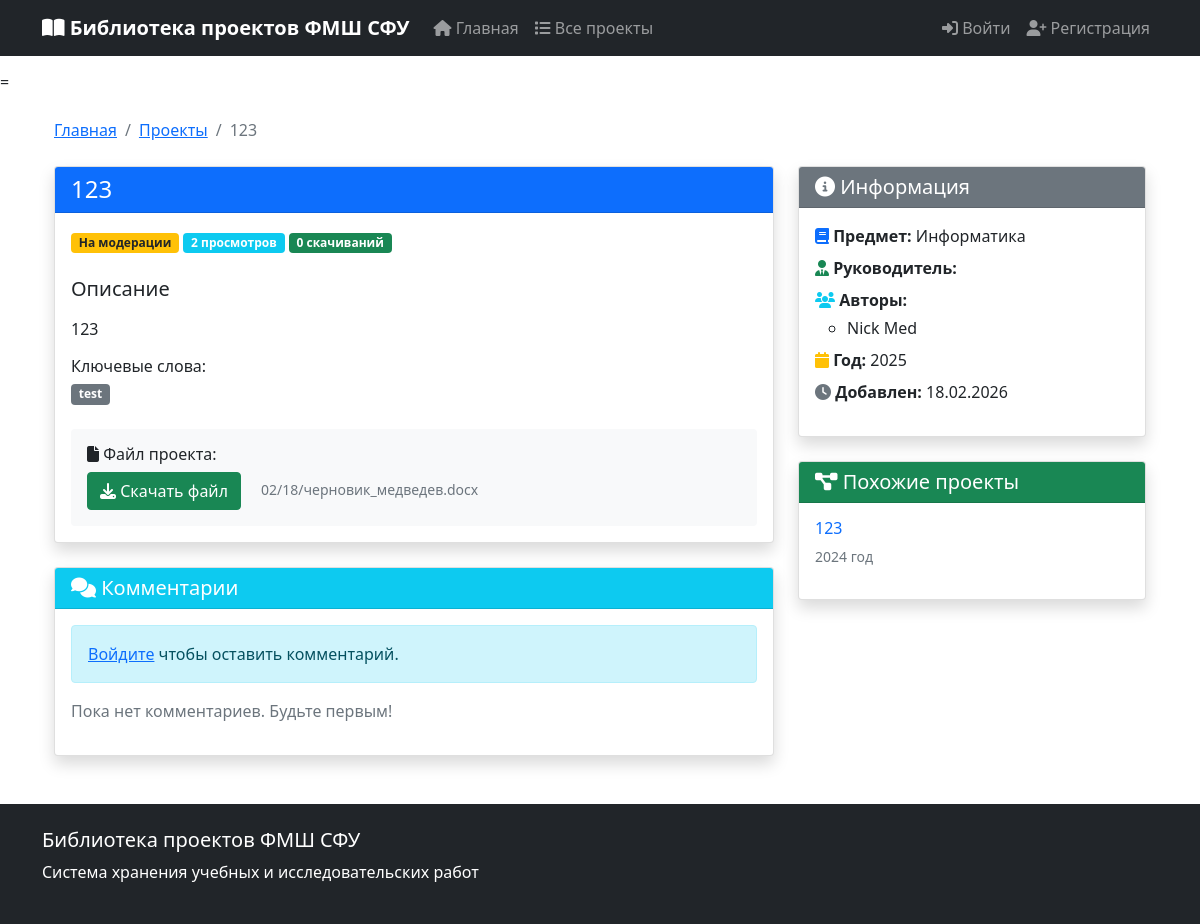
/projects/1/, run on the app's committed database.
### projects/models.py (models this page shows, shortened)
class Project(models.Model):
    STATUS_CHOICES = [
        ('draft', 'Черновик'),
        ('pending', 'На модерации'),
        ('published', 'Опубликован'),
        ('rejected', 'Отклонен'),
        ('archived', 'В архиве'),
    ]
    title = models.CharField(max_length=300, verbose_name="Название проекта")
    description = models.TextField(verbose_name="Описание")
    subject = models.ForeignKey(
        Subject,
        on_delete=models.SET_NULL,
        null=True,
        related_name='projects',
        verbose_name="Предмет"
    )
    teacher = models.ForeignKey(
        Teacher,
        on_delete=models.SET_NULL,
        null=True,
        related_name='supervised_projects',
        verbose_name="Руководитель"
    )
    pupils = models.ManyToManyField(
        Pupil,
        related_name='projects',
        verbose_name="Авторы-ученики"
    )
    year = models.IntegerField(verbose_name="Год выполнения")
    keywords = models.CharField(
        max_length=500,
        verbose_name="Ключевые слова",
        help_text="Через запятую",
        blank=True
    )
    project_file = models.FileField(
        upload_to='projects/files/%Y/%m/%d/',
        verbose_name="Файл проекта",
        validators=[FileExtensionValidator(['pdf', 'doc', 'docx', 'zip', 'rar', '7z'])],
        null=True,
        blank=True
    )
    status = models.CharField(
        max_length=20,
        choices=STATUS_CHOICES,
        default='draft',
        verbose_name="Статус"
    )
    views = models.IntegerField(default=0, verbose_name="Просмотры")
    downloads = models.IntegerField(default=0, verbose_name="Скачивания")
    created_at = models.DateTimeField(auto_now_add=True, verbose_name="Дата создания")
    updated_at = models.DateTimeField(auto_now=True, verbose_name="Дата обновления")
    published_at = models.DateTimeField(null=True, blank=True, verbose_name="Дата публикации")
    class Meta:
        verbose_name = "Проект"
        verbose_name_plural = "Проекты"
        ordering = ['-created_at']
        indexes = [
            models.Index(fields=['status', 'created_at']),
            models.Index(fields=['year', 'subject']),
        ]
    def increase_views(self):
        self.views += 1
        self.save(update_fields=['views'])

class Subject(models.Model):
    name = models.CharField(max_length=200, verbose_name="Название предмета")
    code = models.CharField(max_length=20, verbose_name="Код предмета", blank=True)
    description = models.TextField(verbose_name="Описание", blank=True)
    class Meta:
        verbose_name = "Предмет"
        verbose_name_plural = "Предметы"
        ordering = ['name']

class Pupil(models.Model):
    user = models.OneToOneField(User, on_delete=models.CASCADE, verbose_name="Пользователь")
    class Meta:
        verbose_name = "Ученик"
        verbose_name_plural = "Ученики"

### projects/views.py (the view)
# urls.py: path('projects/<int:pk>/', views.project_detail, name='project_detail'),
def project_detail(request, pk):
    project = get_object_or_404(Project, pk=pk)
    project.increase_views()
    print(f"Запрошен проект: {project.title}")
    print(f"Шаблон: projects/project_detail.html")
    similar_projects = Project.objects.filter(
        subject=project.subject,
        status='published'
    ).exclude(pk=project.pk)[:3]
    comments = project.comments.all()
    if request.method == 'POST' and request.user.is_authenticated:
        comment_form = CommentForm(request.POST)
        if comment_form.is_valid():
            comment = comment_form.save(commit=False)
            comment.project = project
            comment.user = request.user
            comment.save()
            messages.success(request, 'Комментарий добавлен!')
            return redirect('project_detail', pk=project.pk)
    else:
        comment_form = CommentForm()
    context = {
        'project': project,
        'similar_projects': similar_projects,
        'comments': comments,
        'comment_form': comment_form,
    }
    return render(request, 'projects/project_detail.html', context)

### projects/templates/projects/project_detail.html (shortened to what this page needs)
{% extends "projects/base.html" %}
{% block content %}
<div class="container">
    <nav aria-label="breadcrumb" class="mb-4">
        <ol class="breadcrumb">
            <li class="breadcrumb-item"><a href="{% url 'index' %}">Главная</a></li>
            <li class="breadcrumb-item"><a href="{% url 'project_list' %}">Проекты</a></li>
            <li class="breadcrumb-item active">{{ project.title|truncatechars:50 }}</li>
        </ol>
    </nav>
    <div class="row">
        <div class="col-md-8">
            <div class="card shadow mb-4">
                <div class="card-header bg-primary text-white">
                    <h4 class="mb-0">{{ project.title }}</h4>
                </div>
                <div class="card-body">
                    <div class="mb-3">
                        {% if project.status == 'published' %}
                            <span class="badge bg-success">Опубликован</span>
                        {% elif project.status == 'pending' %}
                            <span class="badge bg-warning text-dark">На модерации</span>
                        {% else %}
                            <span class="badge bg-secondary">Черновик</span>
                        {% endif %}
                        <span class="badge bg-info">{{ project.views }} просмотров</span>
                        {% if project.project_file %}
                            <span class="badge bg-success">{{ project.downloads }} скачиваний</span>
                        {% endif %}
                    </div>
                    <h5 class="mt-4">Описание</h5>
                    <p class="text-justify">{{ project.description|linebreaks }}</p>
                    {% if project.keywords %}
                    <div class="mt-3">
                        <h6>Ключевые слова:</h6>
                        {% for keyword in project.keywords.split %}
                            <span class="badge bg-secondary me-1">{{ keyword }}</span>
                        {% endfor %}
                    </div>
                    {% endif %}
                    {% if project.project_file %}
                    <div class="mt-4 p-3 bg-light rounded">
                        <h6><i class="fas fa-file"></i> Файл проекта:</h6>
                        <a href="{% url 'download_project' project.pk %}" class="btn btn-success">
                            <i class="fas fa-download"></i> Скачать файл
                        </a>
                        <small class="text-muted ms-3">
                            {{ project.project_file.name|slice:"20:" }}
                        </small>
                    </div>
                    {% endif %}
                </div>
            </div>
            <div class="card shadow">
                <div class="card-header bg-info text-white">
                    <h5 class="mb-0"><i class="fas fa-comments"></i> Комментарии</h5>
                </div>
                <div class="card-body">
                    {% if user.is_authenticated %}
                        <form method="post" class="mb-4">
                            {% csrf_token %}
                            {{ comment_form.text }}
                            <button type="submit" class="btn btn-primary mt-2">
                                <i class="fas fa-paper-plane"></i> Отправить
                            </button>
                        </form>
                    {% else %}
                        <div class="alert alert-info">
                            <a href="{% url 'login' %}">Войдите</a> чтобы оставить комментарий.
                        </div>
                    {% endif %}
                    {% if comments %}
                        {% for comment in comments %}
                        <div class="comment mb-3 p-3 bg-light rounded">
                            <div class="d-flex justify-content-between">
                                <strong>{{ comment.user.get_full_name|default:comment.user.username }}</strong>
                                <small class="text-muted">{{ comment.created_at|date:"d.m.Y H:i" }}</small>
                            </div>
                            <p class="mb-0 mt-2">{{ comment.text }}</p>
                        </div>
                        {% endfor %}
                    {% else %}
                        <p class="text-muted">Пока нет комментариев. Будьте первым!</p>
                    {% endif %}
                </div>
            </div>
        </div>
        <div class="col-md-4">
            <div class="card shadow mb-4">
                <div class="card-header bg-secondary text-white">
                    <h5 class="mb-0"><i class="fas fa-info-circle"></i> Информация</h5>
                </div>
                <div class="card-body">
                    <ul class="list-unstyled">
                        <li class="mb-2">
                            <i class="fas fa-book text-primary"></i>
                            <strong>Предмет:</strong> {{ project.subject.name }}
                        </li>
                        <li class="mb-2">
                            <i class="fas fa-user-tie text-success"></i>
                            <strong>Руководитель:</strong> {{ project.teacher.user.get_full_name }}
                        </li>
                        <li class="mb-2">
                            <i class="fas fa-users text-info"></i>
                            <strong>Авторы:</strong>
                            <ul class="mt-1">
                                {% for pupil in project.pupils.all %}
                                <li>{{ pupil.user.get_full_name }}</li>
                                {% endfor %}
                            </ul>
                        </li>
                        <li class="mb-2">
                            <i class="fas fa-calendar text-warning"></i>
                            <strong>Год:</strong> {{ project.year }}
                        </li>
                        <li class="mb-2">
                            <i class="fas fa-clock text-secondary"></i>
                            <strong>Добавлен:</strong> {{ project.created_at|date:"d.m.Y" }}
                        </li>
                    </ul>
                </div>
            </div>
            {% if similar_projects %}
            <div class="card shadow">
                <div class="card-header bg-success text-white">
                    <h5 class="mb-0"><i class="fas fa-project-diagram"></i> Похожие проекты</h5>
                </div>
                <div class="card-body">
                    {% for sim in similar_projects %}
                    <div class="mb-2 pb-2 {% if not forloop.last %}border-bottom{% endif %}">
                        <a href="{% url 'project_detail' sim.pk %}" class="text-decoration-none">
                            <h6>{{ sim.title|truncatechars:40 }}</h6>
                            <small class="text-muted">{{ sim.year }} год</small>
                        </a>
                    </div>
                    {% endfor %}
                </div>
            </div>
            {% endif %}
        </div>
    </div>
</div>
{% endblock %}

### projects/templates/projects/base.html (style rules this page uses)
body { font-family: 'Segoe UI', Tahoma, Geneva, Verdana, sans-serif; padding-top: 70px; }

### projects/templates/projects/project_detail.html (style rules this page uses)
.text-justify { text-align: justify; }

### data on the page
Project: title "123", views "2", downloads "0", description "123", split "test", project_file.name "02/18/черновик_медведев.docx", subject.name "Информатика", year "2025", created_at "18.02.2026"
Pupil: user.get_full_name "Nick Med"
Project: title "123", year "2024"
